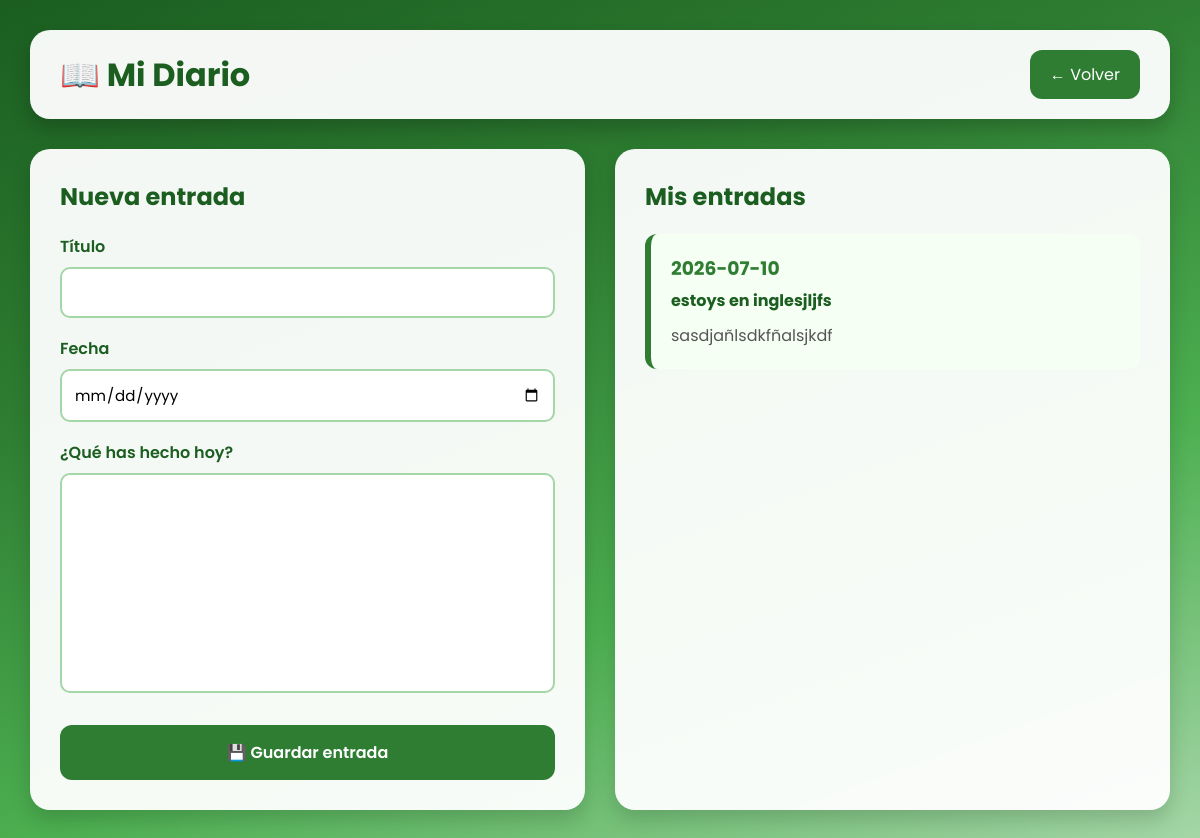
The page /diario (signed in) on the database its author committed.
### main.py (models this page shows, shortened)
class DiaryEntry(db.Model):
    id = db.Column(db.Integer, primary_key=True)
    user_id = db.Column(db.Integer, db.ForeignKey('user.id'), nullable=False)
    title = db.Column(db.String(100), nullable=False)
    content = db.Column(db.Text, nullable=False)
    date = db.Column(db.Integer, nullable=False)

### main.py (the view)
@app.route('/diario')
def diario():
    if 'user_id' not in session:
        return redirect('/')
    entradas = DiaryEntry.query.filter_by(
        user_id=session['user_id']
    )
    user_id = session['user_id']
    user = User.query.get(user_id)
    return render_template(template(user, "diario"), entradas=entradas)

### main.py (called while the page is built)
def template(user, pagina):
    carpeta = "english" if user.lang == "en" else "espanol"
    prefijo = "en" if user.lang == "en" else "es"
    return f"{carpeta}/{prefijo}_{pagina}.html"

### templates/espanol/es_diario.html (shortened to what this page needs)
<!DOCTYPE html>
<html lang="es">
<head>
    <link rel="stylesheet" href="../static/css/diario.css">
</head>
<body>
    <header class="encabezado">
        <h1>📖 Mi Diario</h1>
        <a href="dashboard" class="volver">← Volver</a>
    </header>
    <main class="contenedor">
        <section class="escribir">
            <h2>Nueva entrada</h2>
            <form action="{{ url_for('guardar_entrada') }}" method="POST">
                <label for="titulo">Título</label>
                <input type="text" id="titulo" name="titulo" required>
                <label for="fecha">Fecha</label>
                <input type="date" id="fecha" name="fecha" required>
                <label for="texto">¿Qué has hecho hoy?</label>
                <textarea id="texto" name="texto" required></textarea>
                <button type="submit">
                    💾 Guardar entrada
                </button>
            </form>
        </section>
        <section class="historial">
            <h2>Mis entradas</h2>
            {% if entradas %}
                {% for entrada in entradas %}
                    <div class="entrada">
                        <h3>{{ entrada.date}}</h3>
                        <h4>{{ entrada.title }}</h4>
                        <p>{{ entrada.content }}</p>
                    </div>
                {% endfor %}
            {% else %}
                <p>Aún no has escrito ninguna entrada.</p>
            {% endif %}
        </section>
    </main>
</body>
</html>

### static/css/diario.css (style rules this page uses)
* { margin:0; padding:0; box-sizing:border-box; font-family:'Poppins',sans-serif; }
body { min-height:100vh; background:linear-gradient(160deg,#1B5E20,#2E7D32,#4CAF50,#A5D6A7); padding:30px; }
.encabezado { max-width:1200px; margin:auto; margin-bottom:30px; background:rgba(255,255,255,.95); border-radius:20px; padding:20px 30px; display:flex; justify-content:space-between; align-items:center; box-shadow:0 10px 20px rgba(0,0,0,.2); }
.encabezado h1 { color:#1B5E20; }
.volver { text-decoration:none; background:#2E7D32; color:white; padding:12px 20px; border-radius:12px; transition:.3s; }
.contenedor { max-width:1200px; margin:auto; display:grid; grid-template-columns:1fr 1fr; gap:30px; }
.escribir, .historial { background:rgba(255,255,255,.95); border-radius:20px; padding:30px; box-shadow:0 10px 20px rgba(0,0,0,.15); }
h2 { color:#1B5E20; margin-bottom:20px; }
label { display:block; margin-top:18px; margin-bottom:8px; color:#1B5E20; font-weight:600; }
input, select, textarea { width:100%; padding:12px; border:2px solid #A5D6A7; border-radius:10px; outline:none; font-size:15px; }
textarea { resize:none; height:220px; }
button { width:100%; margin-top:25px; padding:15px; border:none; border-radius:12px; background:#2E7D32; color:white; font-size:16px; font-weight:600; cursor:pointer; transition:.3s; }
.entrada { background:#F5FFF4; border-left:6px solid #2E7D32; padding:20px; border-radius:12px; margin-bottom:20px; }
.entrada h3 { color:#2E7D32; margin-bottom:5px; }
.entrada h4 { margin-bottom:10px; color:#1B5E20; }
.entrada p { color:#555; line-height:1.6; }

### rows shown on the page
DiaryEntry: date "2026-07-10", title "estoys en inglesjljfs", content "sasdjañlsdkfñalsjkdf"
